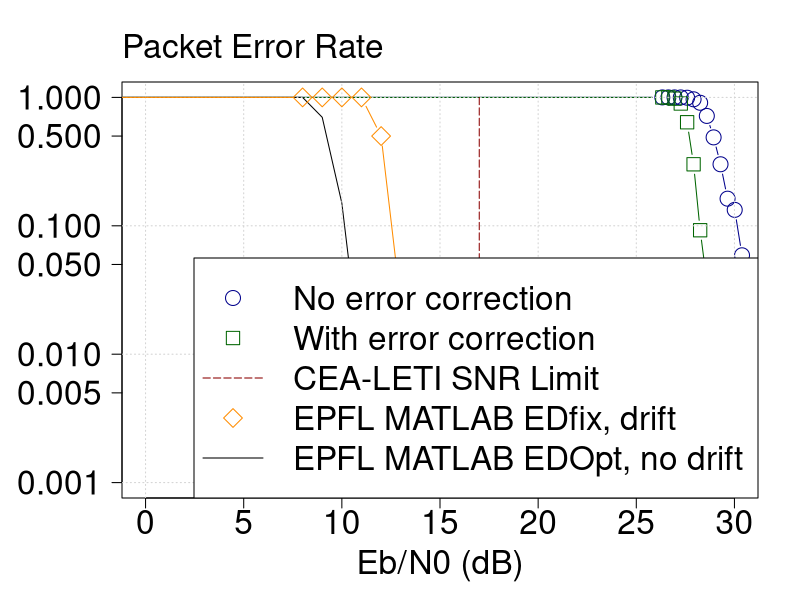

R code for this plot:
png("ebn0_per.png", width=1024, height=768)

# We add a first point at -5 dB, 100% PER for each line

psrRSValues <- c(0.97061, 0.97061, 0.97061, 0.97061, 0.97061, 
		0.97061, 0.97061, 0.969377, 0.963361, 0.907644,
		0.698511, 0.359492, 0.103714, 0.0218919, 0,
		0, 0)
psrNoRSValues <- c(0.964188, 0.965016, 0.969944, 0.941074, 0.866947,
		0.837347,0.698542, 0.511625, 0.282612,  0.0915956,
		0.0334867, 0.00547897, 0.000303711, 0, 0,
		0, 0)
pathlosses <- c(4.6664e-15, 4.2618e-15, 3.89914e-15, 3.5734e-15, 3.28021e-15,
	3.01581e-15, 2.77692e-15, 2.56069e-15, 2.36464e-15, 2.18656e-15,
	2.02457e-15, 1.87696e-15, 1.74225e-15, 1.61914e-15, 1.50647e-15,
	1.40321e-15)
noiseValues <- c(3.26942e-21, 3.26933e-21, 3.26948e-21, 3.26947e-21,  3.26945e-21,
	3.26942e-21, 3.26954e-21, 3.26945e-21, 3.26948e-21, 3.26942e-21,
	3.26961e-21, 3.26987e-21, 3.27003e-21, 3.26944e-21, 3.26952e-21,
	3.26948e-21)

epflPER_EDoptNoDrift <- rev(c(0, 0, 5E-4, 8E-3, 1.5E-1, 7E-1, 1, 1))
epflPER_EDfixDrift <- c(1, 1, 1, 1, 1, 5E-1, 2.5E-2, 2E-3)
epflEbN0 <- c(-5, 8, 9, 10, 11, 12, 13, 14) # dB

Epulse <- 1E-3

EbValues <- pathlosses*Epulse

EbN0Values <- 10*log10( EbValues / noiseValues )
EbN0Values <- c(EbN0Values, -5)

par(mar= c(5, 6, 4, 2) + 0.1)

plot(c(0, 30),  c(1, 1E-3), type="n", las=1, xlab="Eb/N0 (dB)", ylab="", 
	cex.lab=2, cex.axis=2, cex=2, log="y") # setup figure
lines(EbN0Values, 1-psrNoRSValues, type="b", col="darkblue", pch=21, cex=2)
lines(EbN0Values, 1-psrRSValues, type="b", col="darkgreen", pch=22, cex=2)
lines(epflEbN0, epflPER_EDoptNoDrift, type="l", col="black",  cex=2)
grid()
lines(epflEbN0, epflPER_EDfixDrift,  type="b", pch=23, col="darkorange", cex=2)
lines(c(17, 17), c(1, 1E-4), lty=5, type="l", col="darkred", cex=2)
mtext("Packet Error Rate", side=3, line=1, adj=0, cex=2)
legend(x="bottomright",legend=c("No error correction", 
				"With error correction",
				"CEA-LETI SNR Limit",
				"EPFL MATLAB EDfix, drift",
				"EPFL MATLAB EDOpt, no drift"
				),
	lty=c(0, 0, 5, 0, 1), # a line only for the last one
	col=c("darkblue", "darkgreen", "darkred", "darkorange", "black"),
	pch=c(21,22,NA_integer_,23,NA_integer_), # no symbol for third and last ones
	cex=2, pt.cex=2)
dev.off()

